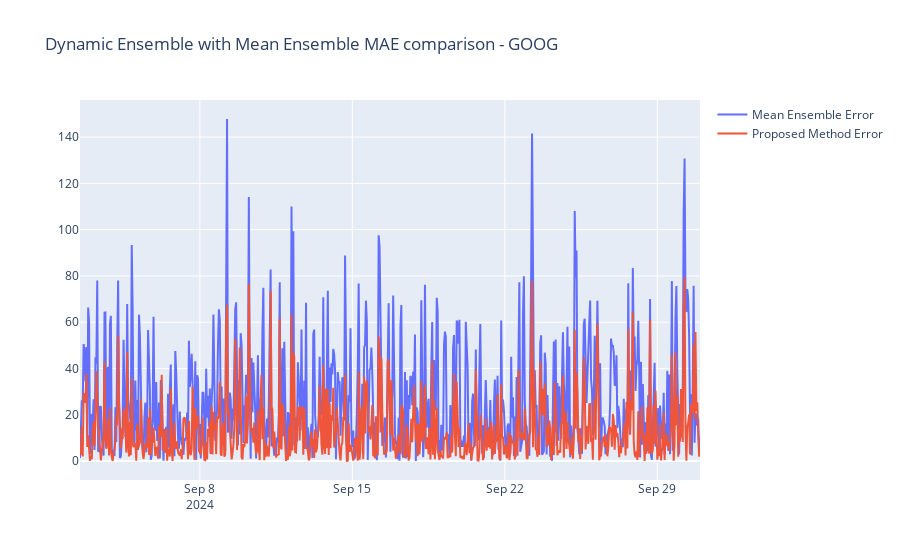

Source (notebook cell):
### Code cell
fig = go.Figure()
fig.update_layout(title="Dynamic Ensemble with Mean Ensemble MAE comparison - GOOG")
fig.add_trace(go.Scatter(x=df_test['ds'], y = ensemble_mean_errors, mode='lines', name='Mean Ensemble Error'))
fig.add_trace(go.Scatter(x=df_test['ds'], y=de_error, mode='lines', name='Proposed Method Error'))
fig.show()

### Figure 1 — Plotly figure (JSON) as saved in the notebook; plotly's stock layout.template omitted (floating-point values rounded to 4 significant figures; data arrays with more than 128 entries replaced by an {"elided": "..."} marker saying what was removed)
{"data": [{"mode": "lines", "name": "Mean Ensemble Error", "type": "scatter", "uid": "7600feed-a19a-44b9-8116-02e7d6f1f231", "x": {"elided": "684 str values"}, "y": {"elided": "684 float values"}}, {"mode": "lines", "name": "Proposed Method Error", "type": "scatter", "uid": "4b13eb72-e383-4592-bb38-d98fa5fdf67c", "x": {"elided": "684 str values"}, "y": {"elided": "684 float values"}}], "layout": {"title": {"text": "Dynamic Ensemble with Mean Ensemble MAE comparison - GOOG"}}}
